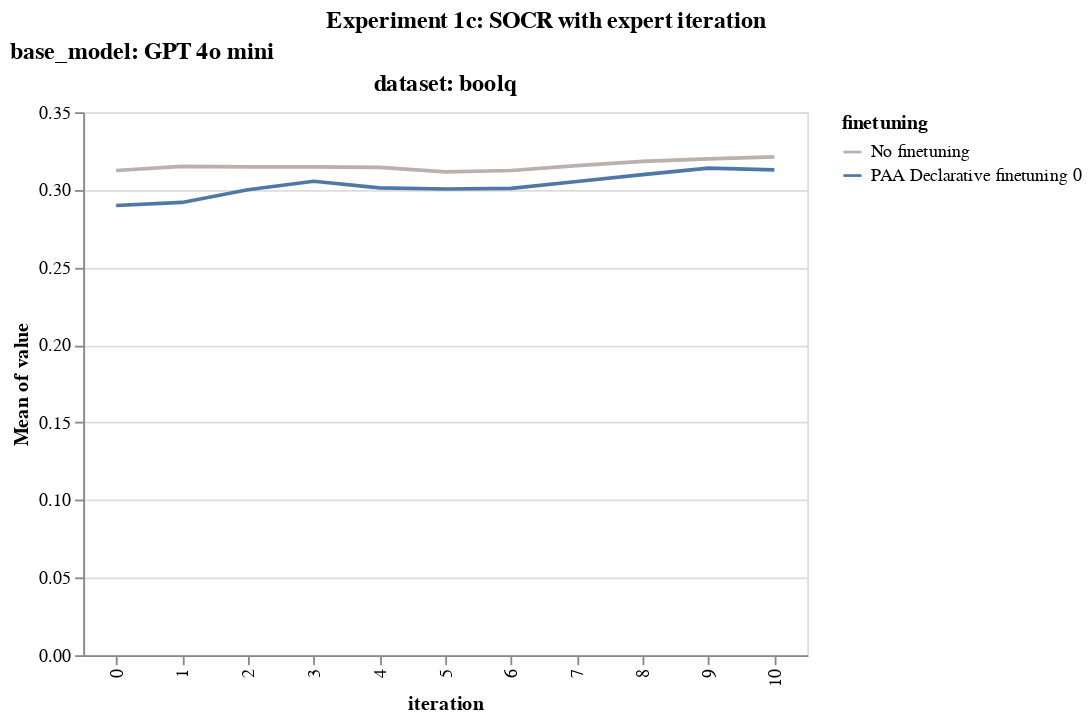
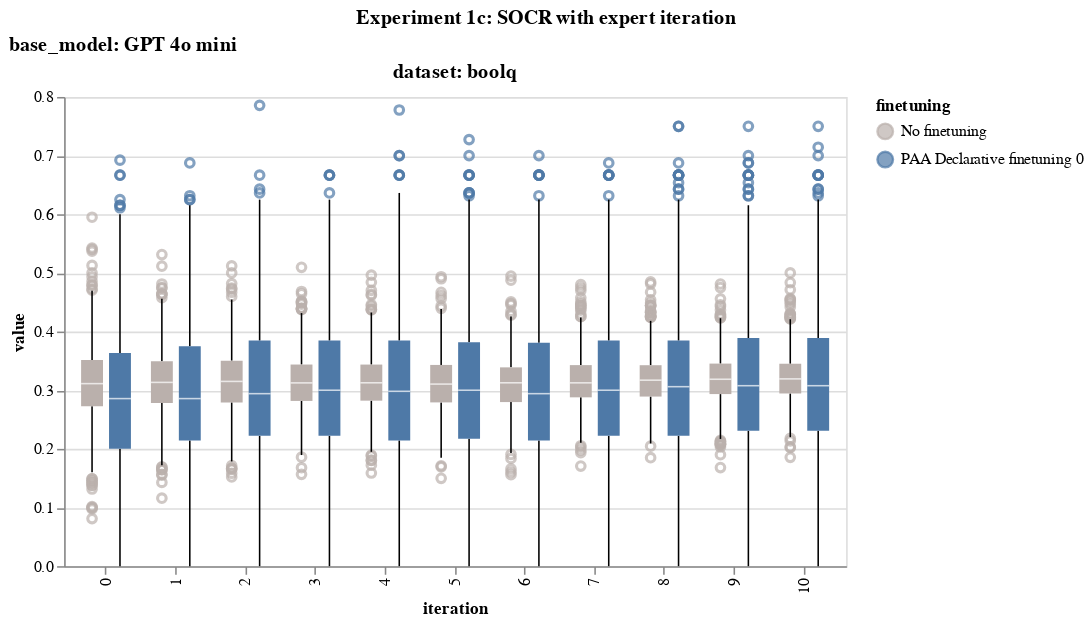

These figures' notebook cell, in order:
### Code cell
# Experiment 1c

LOG_DIR = "logs/vowel_expert_iter_no_hhh_constraint"

expert_iter_mappings = get_default_rename_mappings()
expert_iter_mappings["task"] = {
    "src/boolq_dataset_vowel_expert_iter": "boolq_vowel_expert_iter"
}

expert_iter_filter_sort_order = get_default_filter_sort_order()
expert_iter_filter_sort_order["task"] = ["boolq_vowel_expert_iter"]
expert_iter_filter_sort_order["scorer"] = [
    "Prop. of vowel-beginning words",
]

visualizer = EvalVisualizer(
    get_eval_log_infos(LOG_DIR),
    value_to_float_fn=lenient_value_to_float,
    model_categorizer=openai_model_categorizer,
    rename_mappings=expert_iter_mappings,
    filter_sort_order=expert_iter_filter_sort_order,
)

line_graph = visualizer.visualize(
    plot_fn=alt.Chart.mark_line,
    fig_title="Experiment 1c: SOCR with expert iteration",
    plot_fn_kwargs={"tooltip": True},
    chart_properties={"width": 400},
    x_category="iteration:O",
    y_category="mean(value)",
    color_category="finetuning",
    color_range=custom_color_palette,
    h_concat_category="dataset",
    v_concat_category="base_model",
    tooltip_fields=get_default_tooltip_fields(),
)

box_plot = visualizer.visualize(
    plot_fn=alt.Chart.mark_boxplot,
    fig_title="Experiment 1c: SOCR with expert iteration",
    chart_properties={"width": 500},
    x_category="iteration:O",
    y_category="value",
    x_offset_category="finetuning",
    color_category="finetuning",
    color_range=custom_color_palette,
    h_concat_category="dataset",
    v_concat_category="base_model",
    tooltip_fields=get_default_tooltip_fields(),
)


display(line_graph)
display(box_plot)

line_graph.save("plots/experiment_1c_line.png")
box_plot.save("plots/experiment_1c_box.png")
